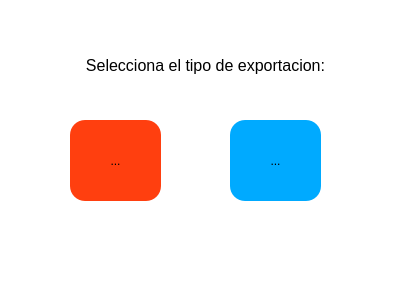
<?xml version="1.0" encoding="UTF-8"?>
<ui version="4.0">
 <class>Dialog</class>
 <widget class="QDialog" name="Dialog">
  <property name="geometry">
   <rect>
    <x>0</x>
    <y>0</y>
    <width>400</width>
    <height>300</height>
   </rect>
  </property>
  <property name="windowTitle">
   <string>Dialog</string>
  </property>
  <property name="styleSheet">
   <string notr="true">QDialog {
background: rgb(255, 255, 255);
}</string>
  </property>
  <widget class="QToolButton" name="pdf">
   <property name="geometry">
    <rect>
     <x>70</x>
     <y>120</y>
     <width>91</width>
     <height>81</height>
    </rect>
   </property>
   <property name="styleSheet">
    <string notr="true">#pdf {
background: rgb(255, 63, 15);
border-radius: 15px;
}

#pdf:pressed {
background: rgb(195, 34, 13);
}</string>
   </property>
   <property name="text">
    <string>...</string>
   </property>
   <property name="icon">
    <iconset resource="../recursos.qrc">
     <normaloff>:/path/imagenes/exportacion/pdf.ico</normaloff>:/path/imagenes/exportacion/pdf.ico</iconset>
   </property>
   <property name="iconSize">
    <size>
     <width>65</width>
     <height>65</height>
    </size>
   </property>
  </widget>
  <widget class="QToolButton" name="word">
   <property name="geometry">
    <rect>
     <x>230</x>
     <y>120</y>
     <width>91</width>
     <height>81</height>
    </rect>
   </property>
   <property name="styleSheet">
    <string notr="true">#word {
background: rgb(0, 170, 255);
border-radius: 15px;
}

#word:pressed{
background: rgb(0, 115, 172);
}</string>
   </property>
   <property name="text">
    <string>...</string>
   </property>
   <property name="icon">
    <iconset resource="../recursos.qrc">
     <normaloff>:/path/imagenes/exportacion/word.ico</normaloff>:/path/imagenes/exportacion/word.ico</iconset>
   </property>
   <property name="iconSize">
    <size>
     <width>65</width>
     <height>65</height>
    </size>
   </property>
  </widget>
  <widget class="QLabel" name="indicacion">
   <property name="geometry">
    <rect>
     <x>50</x>
     <y>50</y>
     <width>311</width>
     <height>31</height>
    </rect>
   </property>
   <property name="styleSheet">
    <string notr="true">#indicacion {
font-size: 16px;
}</string>
   </property>
   <property name="text">
    <string>Selecciona el tipo de exportacion:</string>
   </property>
   <property name="alignment">
    <set>Qt::AlignCenter</set>
   </property>
  </widget>
 </widget>
 <resources>
  <include location="../recursos.qrc"/>
 </resources>
 <connections/>
</ui>
